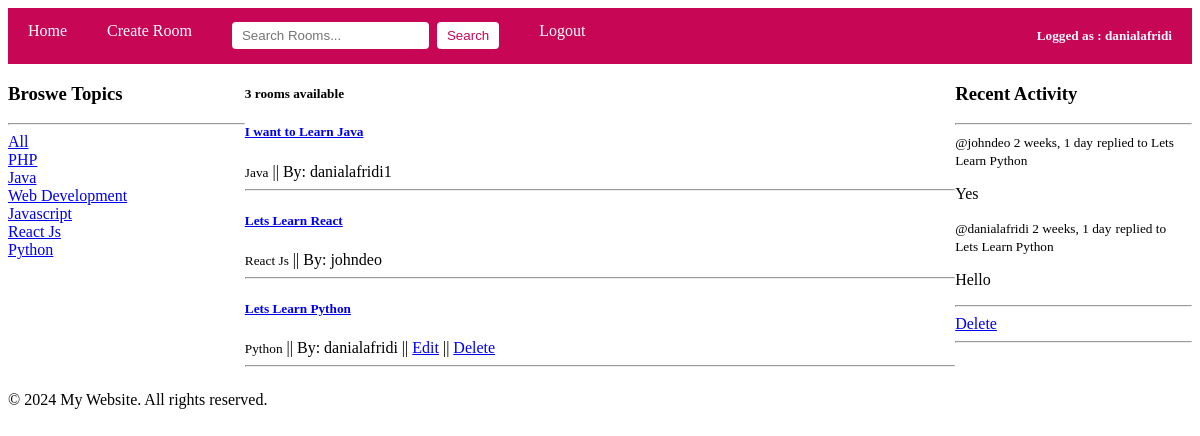
Before: / (signed in) with the older database file.
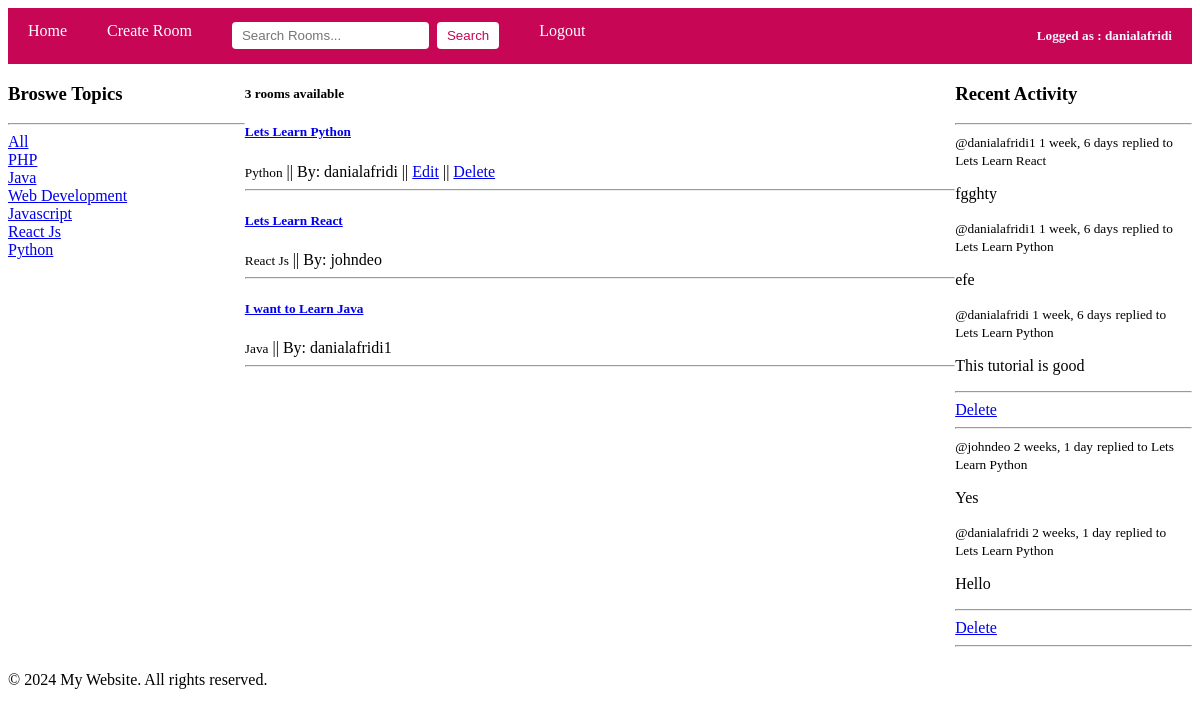
After: the same page with the newer database file.
### base/models.py (models this page shows)
class Topic(models.Model):
    name = models.CharField(max_length=200, blank=False)
    updated_at = models.DateTimeField(auto_now=True)
    created_at = models.DateTimeField(auto_now_add=True)
    class Meta:
        ordering = ['-updated_at', '-created_at']
    def __str__(self):
        return str(self.name)

class Room(models.Model):
    host = models.ForeignKey(User, on_delete=models.SET_NULL,null=True)
    topic = models.ForeignKey(Topic, on_delete=models.SET_NULL,null=True)
    name = models.CharField(max_length=100, blank=False)
    description = models.TextField(null=True, blank=True)
    participants = models.ManyToManyField(User,related_name='participants',blank=True)
    updated_at = models.DateTimeField(auto_now=True)
    created_at = models.DateTimeField(auto_now_add=True)
    class Meta:
        ordering = ['-updated_at', '-created_at']
    def __str__(self):
        return str(self.name)

class Message(models.Model):
     user = models.ForeignKey(User, on_delete=models.CASCADE)
     room = models.ForeignKey(Room, on_delete=models.CASCADE)
     body = models.TextField()
     updated_at = models.DateTimeField(auto_now=True)
     created_at = models.DateTimeField(auto_now_add=True)
     class Meta:
        ordering = ['-updated_at', '-created_at']
     def __str__(self):
        return str(self.body[0:50])

### base/views.py (the view)
# urls.py: path('', views.home,name='home'),
def home(request):
    q = request.GET.get('q') if request.GET.get('q') != None else ''
    rooms = Room.objects.filter(Q(topic__name__icontains=q) | Q(name__icontains=q) | Q(description__icontains=q) | Q(host__username__icontains=q))
    topics = Topic.objects.all()
    room_count = rooms.count()
    room_message = Message.objects.filter(Q(room__topic__name__icontains=q))
    context = {'rooms':rooms,'topics':topics,'room_count':room_count,'room_messages':room_message}
    return render(request,'base/home.html', context)

### base/templates/base/home.html (shortened to what this page needs)
{% extends 'main.html' %}
{% block content %}
<div class="home-container">
    <div>
        {% include 'base/component/topics.html' %}
    </div>
    <div>
        {% include 'base/component/feed.html' %}
    </div>
     <div>
   {% include 'base/component/activity.html' %}
</div>
</div>
   {% endblock content %}

### base/templates/base/component/topics.html
    <h3>Broswe Topics</h3>
    <hr>
    <div>
        <a href="{% url 'home' %}">All</a>
    </div>
    {% for topic in topics %}
    <div>
        <a href="{% url 'home' %}?q={{topic.name}}">{{topic.name}}</a>
    </div>
    {% endfor %}

### base/templates/base/component/feed.html
<h5>{{room_count}} rooms available</h5>
{% for room in rooms%}
<div>
    <h5><a class="btn" href="{% url 'room' room.id %}">{{room.name}}</a></h5>
    <small>{{room.topic}}</small> ||  <span >By: {{room.host.username}}</span>
   {% if request.user == room.host %}
   || <a class="btn-update" href="{% url 'update_room' room.id %}">Edit</a>
    || <a class="btn-delete" href="{% url 'delete_room' room.id %}">Delete</a>
   {% endif %}
    <hr>
</div>
{% endfor %}

### base/templates/base/component/activity.html
    <h3>Recent Activity</h3>
    <hr>
    {% for message in room_messages %}
    <div>
        <small>@{{message.user}} {{message.created_at|timesince}}</small>
        <small>replied to {{message.room}}</small>
        <p>{{message}}</p>
        {% if request.user == message.user %}
        <hr>
        <a href="{% url 'delete_message' message.id %}" class="btn-update">Delete</a>
    <hr>
        {% endif %}
    </div>
    {% endfor %}

Changed rows visible on the page:
changed Room "Lets Learn Python": moves up the list
changed Room "Lets Learn React": moves down the list
added Message: user "danialafridi1", created_at "1 week, 6 days", room "Lets Learn React", body "fgghty"
added Message: user "danialafridi1", created_at "1 week, 6 days", room "Lets Learn Python", body "efe"
added Message: user "danialafridi", created_at "1 week, 6 days", room "Lets Learn Python", body "This tutorial is good", shows "Delete"
